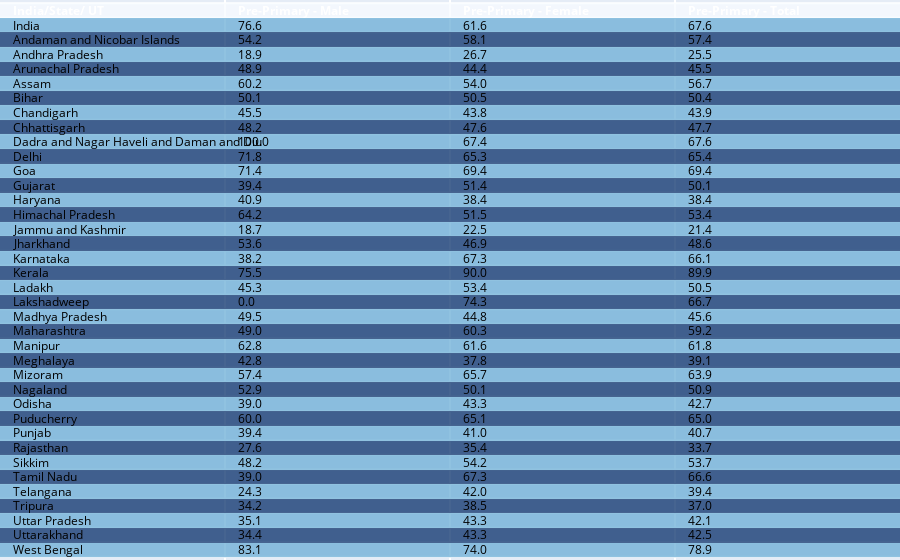

Notebook code for this chart:
### Code cell
fig = ff.create_table(df_sample, colorscale = "blues")
fig.show()

### Figure 1 — Plotly figure (JSON) as saved in the notebook; plotly's stock layout.template omitted (floating-point values rounded to 4 significant figures; data arrays with more than 128 entries replaced by an {"elided": "..."} marker saying what was removed)
{"data": [{"colorscale": [[0, "rgb(247,251,255)"], [0.125, "rgb(222,235,247)"], [0.25, "rgb(198,219,239)"], [0.375, "rgb(158,202,225)"], [0.5, "rgb(107,174,214)"], [0.625, "rgb(66,146,198)"], [0.75, "rgb(33,113,181)"], [0.875, "rgb(8,81,156)"], [1, "rgb(8,48,107)"]], "hoverinfo": "none", "opacity": 0.75, "showscale": false, "type": "heatmap", "z": {"elided": "38x4 float values"}}], "layout": {"annotations": [{"align": "left", "font": {"color": "#ffffff"}, "showarrow": false, "text": "<b>India/State/ UT</b>", "x": -0.45, "xanchor": "left", "xref": "x", "y": 0, "yref": "y"}, {"align": "left", "font": {"color": "#ffffff"}, "showarrow": false, "text": "<b>Pre-Primary - Male</b>", "x": 0.55, "xanchor": "left", "xref": "x", "y": 0, "yref": "y"}, {"align": "left", "font": {"color": "#ffffff"}, "showarrow": false, "text": "<b>Pre-Primary - Female</b>", "x": 1.55, "xanchor": "left", "xref": "x", "y": 0, "yref": "y"}, {"align": "left", "font": {"color": "#ffffff"}, "showarrow": false, "text": "<b>Pre-Primary - Total</b>", "x": 2.55, "xanchor": "left", "xref": "x", "y": 0, "yref": "y"}, {"align": "left", "font": {"color": "#000000"}, "showarrow": false, "text": "India", "x": -0.45, "xanchor": "left", "xref": "x", "y": 1, "yref": "y"}, {"align": "left", "font": {"color": "#000000"}, "showarrow": false, "text": "76.6", "x": 0.55, "xanchor": "left", "xref": "x", "y": 1, "yref": "y"}, {"align": "left", "font": {"color": "#000000"}, "showarrow": false, "text": "61.6", "x": 1.55, "xanchor": "left", "xref": "x", "y": 1, "yref": "y"}, {"align": "left", "font": {"color": "#000000"}, "showarrow": false, "text": "67.6", "x": 2.55, "xanchor": "left", "xref": "x", "y": 1, "yref": "y"}, {"align": "left", "font": {"color": "#000000"}, "showarrow": false, "text": "Andaman and Nicobar Islands", "x": -0.45, "xanchor": "left", "xref": "x", "y": 2, "yref": "y"}, {"align": "left", "font": {"color": "#000000"}, "showarrow": false, "text": "54.2", "x": 0.55, "xanchor": "left", "xref": "x", "y": 2, "yref": "y"}, {"align": "left", "font": {"color": "#000000"}, "showarrow": false, "text": "58.1", "x": 1.55, "xanchor": "left", "xref": "x", "y": 2, "yref": "y"}, {"align": "left", "font": {"color": "#000000"}, "showarrow": false, "text": "57.4", "x": 2.55, "xanchor": "left", "xref": "x", "y": 2, "yref": "y"}, {"align": "left", "font": {"color": "#000000"}, "showarrow": false, "text": "Andhra Pradesh", "x": -0.45, "xanchor": "left", "xref": "x", "y": 3, "yref": "y"}, {"align": "left", "font": {"color": "#000000"}, "showarrow": false, "text": "18.9", "x": 0.55, "xanchor": "left", "xref": "x", "y": 3, "yref": "y"}, {"align": "left", "font": {"color": "#000000"}, "showarrow": false, "text": "26.7", "x": 1.55, "xanchor": "left", "xref": "x", "y": 3, "yref": "y"}, {"align": "left", "font": {"color": "#000000"}, "showarrow": false, "text": "25.5", "x": 2.55, "xanchor": "left", "xref": "x", "y": 3, "yref": "y"}, {"align": "left", "font": {"color": "#000000"}, "showarrow": false, "text": "Arunachal Pradesh", "x": -0.45, "xanchor": "left", "xref": "x", "y": 4, "yref": "y"}, {"align": "left", "font": {"color": "#000000"}, "showarrow": false, "text": "48.9", "x": 0.55, "xanchor": "left", "xref": "x", "y": 4, "yref": "y"}, {"align": "left", "font": {"color": "#000000"}, "showarrow": false, "text": "44.4", "x": 1.55, "xanchor": "left", "xref": "x", "y": 4, "yref": "y"}, {"align": "left", "font": {"color": "#000000"}, "showarrow": false, "text": "45.5", "x": 2.55, "xanchor": "left", "xref": "x", "y": 4, "yref": "y"}, {"align": "left", "font": {"color": "#000000"}, "showarrow": false, "text": "Assam", "x": -0.45, "xanchor": "left", "xref": "x", "y": 5, "yref": "y"}, {"align": "left", "font": {"color": "#000000"}, "showarrow": false, "text": "60.2", "x": 0.55, "xanchor": "left", "xref": "x", "y": 5, "yref": "y"}, {"align": "left", "font": {"color": "#000000"}, "showarrow": false, "text": "54.0", "x": 1.55, "xanchor": "left", "xref": "x", "y": 5, "yref": "y"}, {"align": "left", "font": {"color": "#000000"}, "showarrow": false, "text": "56.7", "x": 2.55, "xanchor": "left", "xref": "x", "y": 5, "yref": "y"}, {"align": "left", "font": {"color": "#000000"}, "showarrow": false, "text": "Bihar", "x": -0.45, "xanchor": "left", "xref": "x", "y": 6, "yref": "y"}, {"align": "left", "font": {"color": "#000000"}, "showarrow": false, "text": "50.1", "x": 0.55, "xanchor": "left", "xref": "x", "y": 6, "yref": "y"}, {"align": "left", "font": {"color": "#000000"}, "showarrow": false, "text": "50.5", "x": 1.55, "xanchor": "left", "xref": "x", "y": 6, "yref": "y"}, {"align": "left", "font": {"color": "#000000"}, "showarrow": false, "text": "50.4", "x": 2.55, "xanchor": "left", "xref": "x", "y": 6, "yref": "y"}, {"align": "left", "font": {"color": "#000000"}, "showarrow": false, "text": "Chandigarh", "x": -0.45, "xanchor": "left", "xref": "x", "y": 7, "yref": "y"}, {"align": "left", "font": {"color": "#000000"}, "showarrow": false, "text": "45.5", "x": 0.55, "xanchor": "left", "xref": "x", "y": 7, "yref": "y"}, {"align": "left", "font": {"color": "#000000"}, "showarrow": false, "text": "43.8", "x": 1.55, "xanchor": "left", "xref": "x", "y": 7, "yref": "y"}, {"align": "left", "font": {"color": "#000000"}, "showarrow": false, "text": "43.9", "x": 2.55, "xanchor": "left", "xref": "x", "y": 7, "yref": "y"}, {"align": "left", "font": {"color": "#000000"}, "showarrow": false, "text": "Chhattisgarh", "x": -0.45, "xanchor": "left", "xref": "x", "y": 8, "yref": "y"}, {"align": "left", "font": {"color": "#000000"}, "showarrow": false, "text": "48.2", "x": 0.55, "xanchor": "left", "xref": "x", "y": 8, "yref": "y"}, {"align": "left", "font": {"color": "#000000"}, "showarrow": false, "text": "47.6", "x": 1.55, "xanchor": "left", "xref": "x", "y": 8, "yref": "y"}, {"align": "left", "font": {"color": "#000000"}, "showarrow": false, "text": "47.7", "x": 2.55, "xanchor": "left", "xref": "x", "y": 8, "yref": "y"}, {"align": "left", "font": {"color": "#000000"}, "showarrow": false, "text": "Dadra and Nagar Haveli and Daman and Diu ", "x": -0.45, "xanchor": "left", "xref": "x", "y": 9, "yref": "y"}, {"align": "left", "font": {"color": "#000000"}, "showarrow": false, "text": "100.0", "x": 0.55, "xanchor": "left", "xref": "x", "y": 9, "yref": "y"}, {"align": "left", "font": {"color": "#000000"}, "showarrow": false, "text": "67.4", "x": 1.55, "xanchor": "left", "xref": "x", "y": 9, "yref": "y"}, {"align": "left", "font": {"color": "#000000"}, "showarrow": false, "text": "67.6", "x": 2.55, "xanchor": "left", "xref": "x", "y": 9, "yref": "y"}, {"align": "left", "font": {"color": "#000000"}, "showarrow": false, "text": "Delhi", "x": -0.45, "xanchor": "left", "xref": "x", "y": 10, "yref": "y"}, {"align": "left", "font": {"color": "#000000"}, "showarrow": false, "text": "71.8", "x": 0.55, "xanchor": "left", "xref": "x", "y": 10, "yref": "y"}, {"align": "left", "font": {"color": "#000000"}, "showarrow": false, "text": "65.3", "x": 1.55, "xanchor": "left", "xref": "x", "y": 10, "yref": "y"}, {"align": "left", "font": {"color": "#000000"}, "showarrow": false, "text": "65.4", "x": 2.55, "xanchor": "left", "xref": "x", "y": 10, "yref": "y"}, {"align": "left", "font": {"color": "#000000"}, "showarrow": false, "text": "Goa", "x": -0.45, "xanchor": "left", "xref": "x", "y": 11, "yref": "y"}, {"align": "left", "font": {"color": "#000000"}, "showarrow": false, "text": "71.4", "x": 0.55, "xanchor": "left", "xref": "x", "y": 11, "yref": "y"}, {"align": "left", "font": {"color": "#000000"}, "showarrow": false, "text": "69.4", "x": 1.55, "xanchor": "left", "xref": "x", "y": 11, "yref": "y"}, {"align": "left", "font": {"color": "#000000"}, "showarrow": false, "text": "69.4", "x": 2.55, "xanchor": "left", "xref": "x", "y": 11, "yref": "y"}, {"align": "left", "font": {"color": "#000000"}, "showarrow": false, "text": "Gujarat", "x": -0.45, "xanchor": "left", "xref": "x", "y": 12, "yref": "y"}, {"align": "left", "font": {"color": "#000000"}, "showarrow": false, "text": "39.4", "x": 0.55, "xanchor": "left", "xref": "x", "y": 12, "yref": "y"}, {"align": "left", "font": {"color": "#000000"}, "showarrow": false, "text": "51.4", "x": 1.55, "xanchor": "left", "xref": "x", "y": 12, "yref": "y"}, {"align": "left", "font": {"color": "#000000"}, "showarrow": false, "text": "50.1", "x": 2.55, "xanchor": "left", "xref": "x", "y": 12, "yref": "y"}, {"align": "left", "font": {"color": "#000000"}, "showarrow": false, "text": "Haryana", "x": -0.45, "xanchor": "left", "xref": "x", "y": 13, "yref": "y"}, {"align": "left", "font": {"color": "#000000"}, "showarrow": false, "text": "40.9", "x": 0.55, "xanchor": "left", "xref": "x", "y": 13, "yref": "y"}, {"align": "left", "font": {"color": "#000000"}, "showarrow": false, "text": "38.4", "x": 1.55, "xanchor": "left", "xref": "x", "y": 13, "yref": "y"}, {"align": "left", "font": {"color": "#000000"}, "showarrow": false, "text": "38.4", "x": 2.55, "xanchor": "left", "xref": "x", "y": 13, "yref": "y"}, {"align": "left", "font": {"color": "#000000"}, "showarrow": false, "text": "Himachal Pradesh", "x": -0.45, "xanchor": "left", "xref": "x", "y": 14, "yref": "y"}, {"align": "left", "font": {"color": "#000000"}, "showarrow": false, "text": "64.2", "x": 0.55, "xanchor": "left", "xref": "x", "y": 14, "yref": "y"}, {"align": "left", "font": {"color": "#000000"}, "showarrow": false, "text": "51.5", "x": 1.55, "xanchor": "left", "xref": "x", "y": 14, "yref": "y"}, {"align": "left", "font": {"color": "#000000"}, "showarrow": false, "text": "53.4", "x": 2.55, "xanchor": "left", "xref": "x", "y": 14, "yref": "y"}, {"align": "left", "font": {"color": "#000000"}, "showarrow": false, "text": "Jammu and Kashmir", "x": -0.45, "xanchor": "left", "xref": "x", "y": 15, "yref": "y"}, {"align": "left", "font": {"color": "#000000"}, "showarrow": false, "text": "18.7", "x": 0.55, "xanchor": "left", "xref": "x", "y": 15, "yref": "y"}, {"align": "left", "font": {"color": "#000000"}, "showarrow": false, "text": "22.5", "x": 1.55, "xanchor": "left", "xref": "x", "y": 15, "yref": "y"}, {"align": "left", "font": {"color": "#000000"}, "showarrow": false, "text": "21.4", "x": 2.55, "xanchor": "left", "xref": "x", "y": 15, "yref": "y"}, {"align": "left", "font": {"color": "#000000"}, "showarrow": false, "text": "Jharkhand", "x": -0.45, "xanchor": "left", "xref": "x", "y": 16, "yref": "y"}, {"align": "left", "font": {"color": "#000000"}, "showarrow": false, "text": "53.6", "x": 0.55, "xanchor": "left", "xref": "x", "y": 16, "yref": "y"}, {"align": "left", "font": {"color": "#000000"}, "showarrow": false, "text": "46.9", "x": 1.55, "xanchor": "left", "xref": "x", "y": 16, "yref": "y"}, {"align": "left", "font": {"color": "#000000"}, "showarrow": false, "text": "48.6", "x": 2.55, "xanchor": "left", "xref": "x", "y": 16, "yref": "y"}, {"align": "left", "font": {"color": "#000000"}, "showarrow": false, "text": "Karnataka", "x": -0.45, "xanchor": "left", "xref": "x", "y": 17, "yref": "y"}, {"align": "left", "font": {"color": "#000000"}, "showarrow": false, "text": "38.2", "x": 0.55, "xanchor": "left", "xref": "x", "y": 17, "yref": "y"}, {"align": "left", "font": {"color": "#000000"}, "showarrow": false, "text": "67.3", "x": 1.55, "xanchor": "left", "xref": "x", "y": 17, "yref": "y"}, {"align": "left", "font": {"color": "#000000"}, "showarrow": false, "text": "66.1", "x": 2.55, "xanchor": "left", "xref": "x", "y": 17, "yref": "y"}, {"align": "left", "font": {"color": "#000000"}, "showarrow": false, "text": "Kerala", "x": -0.45, "xanchor": "left", "xref": "x", "y": 18, "yref": "y"}, {"align": "left", "font": {"color": "#000000"}, "showarrow": false, "text": "75.5", "x": 0.55, "xanchor": "left", "xref": "x", "y": 18, "yref": "y"}, {"align": "left", "font": {"color": "#000000"}, "showarrow": false, "text": "90.0", "x": 1.55, "xanchor": "left", "xref": "x", "y": 18, "yref": "y"}, {"align": "left", "font": {"color": "#000000"}, "showarrow": false, "text": "89.9", "x": 2.55, "xanchor": "left", "xref": "x", "y": 18, "yref": "y"}, {"align": "left", "font": {"color": "#000000"}, "showarrow": false, "text": "Ladakh", "x": -0.45, "xanchor": "left", "xref": "x", "y": 19, "yref": "y"}, {"align": "left", "font": {"color": "#000000"}, "showarrow": false, "text": "45.3", "x": 0.55, "xanchor": "left", "xref": "x", "y": 19, "yref": "y"}, {"align": "left", "font": {"color": "#000000"}, "showarrow": false, "text": "53.4", "x": 1.55, "xanchor": "left", "xref": "x", "y": 19, "yref": "y"}, {"align": "left", "font": {"color": "#000000"}, "showarrow": false, "text": "50.5", "x": 2.55, "xanchor": "left", "xref": "x", "y": 19, "yref": "y"}, {"align": "left", "font": {"color": "#000000"}, "showarrow": false, "text": "Lakshadweep", "x": -0.45, "xanchor": "left", "xref": "x", "y": 20, "yref": "y"}, {"align": "left", "font": {"color": "#000000"}, "showarrow": false, "text": "0.0", "x": 0.55, "xanchor": "left", "xref": "x", "y": 20, "yref": "y"}, {"align": "left", "font": {"color": "#000000"}, "showarrow": false, "text": "74.3", "x": 1.55, "xanchor": "left", "xref": "x", "y": 20, "yref": "y"}, {"align": "left", "font": {"color": "#000000"}, "showarrow": false, "text": "66.7", "x": 2.55, "xanchor": "left", "xref": "x", "y": 20, "yref": "y"}, {"align": "left", "font": {"color": "#000000"}, "showarrow": false, "text": "Madhya Pradesh", "x": -0.45, "xanchor": "left", "xref": "x", "y": 21, "yref": "y"}, {"align": "left", "font": {"color": "#000000"}, "showarrow": false, "text": "49.5", "x": 0.55, "xanchor": "left", "xref": "x", "y": 21, "yref": "y"}, {"align": "left", "font": {"color": "#000000"}, "showarrow": false, "text": "44.8", "x": 1.55, "xanchor": "left", "xref": "x", "y": 21, "yref": "y"}, {"align": "left", "font": {"color": "#000000"}, "showarrow": false, "text": "45.6", "x": 2.55, "xanchor": "left", "xref": "x", "y": 21, "yref": "y"}, {"align": "left", "font": {"color": "#000000"}, "showarrow": false, "text": "Maharashtra", "x": -0.45, "xanchor": "left", "xref": "x", "y": 22, "yref": "y"}, {"align": "left", "font": {"color": "#000000"}, "showarrow": false, "text": "49.0", "x": 0.55, "xanchor": "left", "xref": "x", "y": 22, "yref": "y"}, {"align": "left", "font": {"color": "#000000"}, "showarrow": false, "text": "60.3", "x": 1.55, "xanchor": "left", "xref": "x", "y": 22, "yref": "y"}, {"align": "left", "font": {"color": "#000000"}, "showarrow": false, "text": "59.2", "x": 2.55, "xanchor": "left", "xref": "x", "y": 22, "yref": "y"}, {"align": "left", "font": {"color": "#000000"}, "showarrow": false, "text": "Manipur", "x": -0.45, "xanchor": "left", "xref": "x", "y": 23, "yref": "y"}, {"align": "left", "font": {"color": "#000000"}, "showarrow": false, "text": "62.8", "x": 0.55, "xanchor": "left", "xref": "x", "y": 23, "yref": "y"}, {"align": "left", "font": {"color": "#000000"}, "showarrow": false, "text": "61.6", "x": 1.55, "xanchor": "left", "xref": "x", "y": 23, "yref": "y"}, {"align": "left", "font": {"color": "#000000"}, "showarrow": false, "text": "61.8", "x": 2.55, "xanchor": "left", "xref": "x", "y": 23, "yref": "y"}, {"align": "left", "font": {"color": "#000000"}, "showarrow": false, "text": "Meghalaya", "x": -0.45, "xanchor": "left", "xref": "x", "y": 24, "yref": "y"}, {"align": "left", "font": {"color": "#000000"}, "showarrow": false, "text": "42.8", "x": 0.55, "xanchor": "left", "xref": "x", "y": 24, "yref": "y"}, {"align": "left", "font": {"color": "#000000"}, "showarrow": false, "text": "37.8", "x": 1.55, "xanchor": "left", "xref": "x", "y": 24, "yref": "y"}, {"align": "left", "font": {"color": "#000000"}, "showarrow": false, "text": "39.1", "x": 2.55, "xanchor": "left", "xref": "x", "y": 24, "yref": "y"}, {"align": "left", "font": {"color": "#000000"}, "showarrow": false, "text": "Mizoram", "x": -0.45, "xanchor": "left", "xref": "x", "y": 25, "yref": "y"}, {"align": "left", "font": {"color": "#000000"}, "showarrow": false, "text": "57.4", "x": 0.55, "xanchor": "left", "xref": "x", "y": 25, "yref": "y"}, {"align": "left", "font": {"color": "#000000"}, "showarrow": false, "text": "65.7", "x": 1.55, "xanchor": "left", "xref": "x", "y": 25, "yref": "y"}, {"align": "left", "font": {"color": "#000000"}, "showarrow": false, "text": "63.9", "x": 2.55, "xanchor": "left", "xref": "x", "y": 25, "yref": "y"}, {"align": "left", "font": {"color": "#000000"}, "showarrow": false, "text": "Nagaland", "x": -0.45, "xanchor": "left", "xref": "x", "y": 26, "yref": "y"}, {"align": "left", "font": {"color": "#000000"}, "showarrow": false, "text": "52.9", "x": 0.55, "xanchor": "left", "xref": "x", "y": 26, "yref": "y"}, {"align": "left", "font": {"color": "#000000"}, "showarrow": false, "text": "50.1", "x": 1.55, "xanchor": "left", "xref": "x", "y": 26, "yref": "y"}, {"align": "left", "font": {"color": "#000000"}, "showarrow": false, "text": "50.9", "x": 2.55, "xanchor": "left", "xref": "x", "y": 26, "yref": "y"}, {"align": "left", "font": {"color": "#000000"}, "showarrow": false, "text": "Odisha", "x": -0.45, "xanchor": "left", "xref": "x", "y": 27, "yref": "y"}, {"align": "left", "font": {"color": "#000000"}, "showarrow": false, "text": "39.0", "x": 0.55, "xanchor": "left", "xref": "x", "y": 27, "yref": "y"}, {"align": "left", "font": {"color": "#000000"}, "showarrow": false, "text": "43.3", "x": 1.55, "xanchor": "left", "xref": "x", "y": 27, "yref": "y"}, {"align": "left", "font": {"color": "#000000"}, "showarrow": false, "text": "42.7", "x": 2.55, "xanchor": "left", "xref": "x", "y": 27, "yref": "y"}, {"align": "left", "font": {"color": "#000000"}, "showarrow": false, "text": "Puducherry", "x": -0.45, "xanchor": "left", "xref": "x", "y": 28, "yref": "y"}, {"align": "left", "font": {"color": "#000000"}, "showarrow": false, "text": "60.0", "x": 0.55, "xanchor": "left", "xref": "x", "y": 28, "yref": "y"}, {"align": "left", "font": {"color": "#000000"}, "showarrow": false, "text": "65.1", "x": 1.55, "xanchor": "left", "xref": "x", "y": 28, "yref": "y"}, {"align": "left", "font": {"color": "#000000"}, "showarrow": false, "text": "65.0", "x": 2.55, "xanchor": "left", "xref": "x", "y": 28, "yref": "y"}, {"align": "left", "font": {"color": "#000000"}, "showarrow": false, "text": "Punjab", "x": -0.45, "xanchor": "left", "xref": "x", "y": 29, "yref": "y"}, {"align": "left", "font": {"color": "#000000"}, "showarrow": false, "text": "39.4", "x": 0.55, "xanchor": "left", "xref": "x", "y": 29, "yref": "y"}, {"align": "left", "font": {"color": "#000000"}, "showarrow": false, "text": "41.0", "x": 1.55, "xanchor": "left", "xref": "x", "y": 29, "yref": "y"}, {"align": "left", "font": {"color": "#000000"}, "showarrow": false, "text": "40.7", "x": 2.55, "xanchor": "left", "xref": "x", "y": 29, "yref": "y"}, {"align": "left", "font": {"color": "#000000"}, "showarrow": false, "text": "Rajasthan", "x": -0.45, "xanchor": "left", "xref": "x", "y": 30, "yref": "y"}, {"align": "left", "font": {"color": "#000000"}, "showarrow": false, "text": "27.6", "x": 0.55, "xanchor": "left", "xref": "x", "y": 30, "yref": "y"}, {"align": "left", "font": {"color": "#000000"}, "showarrow": false, "text": "35.4", "x": 1.55, "xanchor": "left", "xref": "x", "y": 30, "yref": "y"}, {"align": "left", "font": {"color": "#000000"}, "showarrow": false, "text": "33.7", "x": 2.55, "xanchor": "left", "xref": "x", "y": 30, "yref": "y"}, {"align": "left", "font": {"color": "#000000"}, "showarrow": false, "text": "Sikkim", "x": -0.45, "xanchor": "left", "xref": "x", "y": 31, "yref": "y"}, {"align": "left", "font": {"color": "#000000"}, "showarrow": false, "text": "48.2", "x": 0.55, "xanchor": "left", "xref": "x", "y": 31, "yref": "y"}, {"align": "left", "font": {"color": "#000000"}, "showarrow": false, "text": "54.2", "x": 1.55, "xanchor": "left", "xref": "x", "y": 31, "yref": "y"}, {"align": "left", "font": {"color": "#000000"}, "showarrow": false, "text": "53.7", "x": 2.55, "xanchor": "left", "xref": "x", "y": 31, "yref": "y"}, {"align": "left", "font": {"color": "#000000"}, "showarrow": false, "text": "Tamil Nadu", "x": -0.45, "xanchor": "left", "xref": "x", "y": 32, "yref": "y"}, {"align": "left", "font": {"color": "#000000"}, "showarrow": false, "text": "39.0", "x": 0.55, "xanchor": "left", "xref": "x", "y": 32, "yref": "y"}, {"align": "left", "font": {"color": "#000000"}, "showarrow": false, "text": "67.3", "x": 1.55, "xanchor": "left", "xref": "x", "y": 32, "yref": "y"}, {"align": "left", "font": {"color": "#000000"}, "showarrow": false, "text": "66.6", "x": 2.55, "xanchor": "left", "xref": "x", "y": 32, "yref": "y"}, {"align": "left", "font": {"color": "#000000"}, "showarrow": false, "text": "Telangana", "x": -0.45, "xanchor": "left", "xref": "x", "y": 33, "yref": "y"}, {"align": "left", "font": {"color": "#000000"}, "showarrow": false, "text": "24.3", "x": 0.55, "xanchor": "left", "xref": "x", "y": 33, "yref": "y"}, {"align": "left", "font": {"color": "#000000"}, "showarrow": false, "text": "42.0", "x": 1.55, "xanchor": "left", "xref": "x", "y": 33, "yref": "y"}, {"align": "left", "font": {"color": "#000000"}, "showarrow": false, "text": "39.4", "x": 2.55, "xanchor": "left", "xref": "x", "y": 33, "yref": "y"}, {"align": "left", "font": {"color": "#000000"}, "showarrow": false, "text": "Tripura", "x": -0.45, "xanchor": "left", "xref": "x", "y": 34, "yref": "y"}, {"align": "left", "font": {"color": "#000000"}, "showarrow": false, "text": "34.2", "x": 0.55, "xanchor": "left", "xref": "x", "y": 34, "yref": "y"}, {"align": "left", "font": {"color": "#000000"}, "showarrow": false, "text": "38.5", "x": 1.55, "xanchor": "left", "xref": "x", "y": 34, "yref": "y"}, {"align": "left", "font": {"color": "#000000"}, "showarrow": false, "text": "37.0", "x": 2.55, "xanchor": "left", "xref": "x", "y": 34, "yref": "y"}, {"align": "left", "font": {"color": "#000000"}, "showarrow": false, "text": "Uttar Pradesh", "x": -0.45, "xanchor": "left", "xref": "x", "y": 35, "yref": "y"}, {"align": "left", "font": {"color": "#000000"}, "showarrow": false, "text": "35.1", "x": 0.55, "xanchor": "left", "xref": "x", "y": 35, "yref": "y"}, {"align": "left", "font": {"color": "#000000"}, "showarrow": false, "text": "43.3", "x": 1.55, "xanchor": "left", "xref": "x", "y": 35, "yref": "y"}, {"align": "left", "font": {"color": "#000000"}, "showarrow": false, "text": "42.1", "x": 2.55, "xanchor": "left", "xref": "x", "y": 35, "yref": "y"}, {"align": "left", "font": {"color": "#000000"}, "showarrow": false, "text": "Uttarakhand", "x": -0.45, "xanchor": "left", "xref": "x", "y": 36, "yref": "y"}, {"align": "left", "font": {"color": "#000000"}, "showarrow": false, "text": "34.4", "x": 0.55, "xanchor": "left", "xref": "x", "y": 36, "yref": "y"}, {"align": "left", "font": {"color": "#000000"}, "showarrow": false, "text": "43.3", "x": 1.55, "xanchor": "left", "xref": "x", "y": 36, "yref": "y"}, {"align": "left", "font": {"color": "#000000"}, "showarrow": false, "text": "42.5", "x": 2.55, "xanchor": "left", "xref": "x", "y": 36, "yref": "y"}, {"align": "left", "font": {"color": "#000000"}, "showarrow": false, "text": "West Bengal", "x": -0.45, "xanchor": "left", "xref": "x", "y": 37, "yref": "y"}, {"align": "left", "font": {"color": "#000000"}, "showarrow": false, "text": "83.1", "x": 0.55, "xanchor": "left", "xref": "x", "y": 37, "yref": "y"}, {"align": "left", "font": {"color": "#000000"}, "showarrow": false, "text": "74.0", "x": 1.55, "xanchor": "left", "xref": "x", "y": 37, "yref": "y"}, {"align": "left", "font": {"color": "#000000"}, "showarrow": false, "text": "78.9", "x": 2.55, "xanchor": "left", "xref": "x", "y": 37, "yref": "y"}], "autosize": true, "margin": {"b": 0, "l": 0, "r": 0, "t": 0}, "xaxis": {"autorange": true, "dtick": 1, "gridwidth": 2, "range": [-0.5, 3.5], "showticklabels": false, "tick0": -0.5, "ticks": "", "zeroline": false}, "yaxis": {"autorange": true, "dtick": 1, "gridwidth": 2, "range": [37.5, -0.5], "showticklabels": false, "tick0": 0.5, "ticks": "", "zeroline": false}}}
